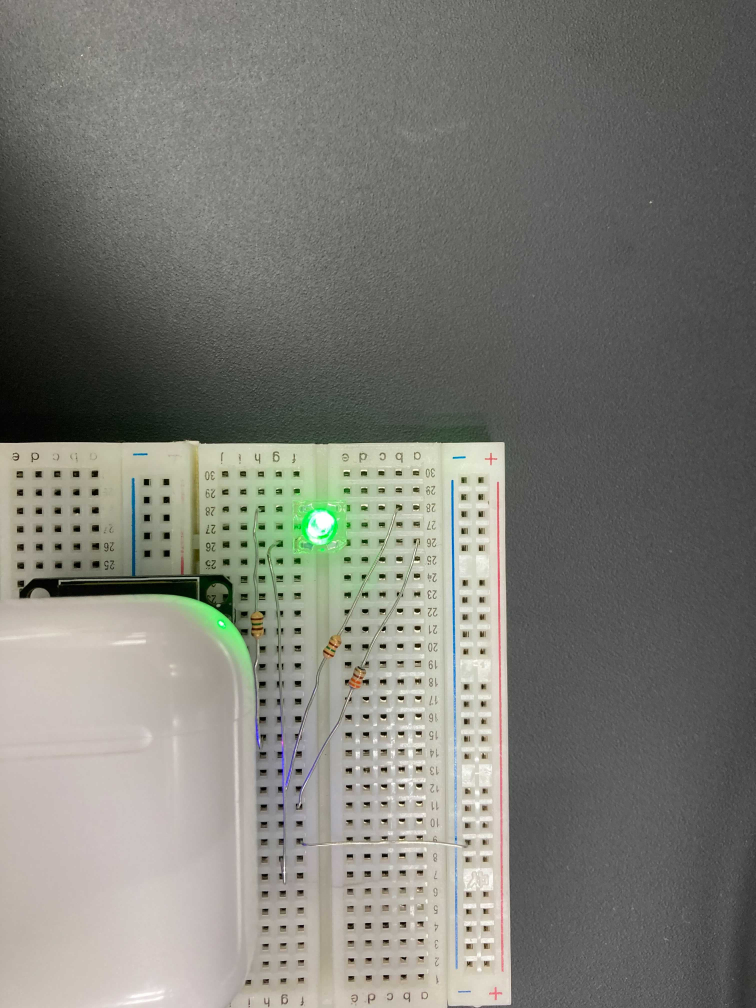
#> input picture devices/analog-meter-readers/led-meter/img/green_led.jpg, 3024 x 4032 px, given in place of the camera (shown at 1/4 size)
$ python led_status_observer.py
#> lines starting #> are read from the running program, lines starting #| are printed output that depends on the picture; after the words box and inside, x2 and y2 are one past the last pixel; in counts of white or black regions, pixels touching at a corner belong together
#> in pick_led, frame is the input picture: shape (4032, 3024, 3); mean B, G, R 117.4, 124.3, 124.1
import datetime
import json
import os
import time

import cv2
import numpy as np
import paho.mqtt.client as mqtt
from dotenv import load_dotenv

load_dotenv()

GREEN_START = 65
GREEN_END = 70

RED_START = 175
RED_END = 180


def resize_small(image):
    return cv2.resize(
        image, dsize=(0, 0), fx=0.2, fy=0.2, interpolation=cv2.INTER_LINEAR
    )


def extract_rough_led_image(image, h_start, h_end):
#> called with h_start = 65, h_end = 70
    hsv = cv2.cvtColor(image, cv2.COLOR_BGR2HSV)
#> hsv: shape (4032, 3024, 3); mean H, S, V 22.7, 18.9, 126.6
    h, _, _ = cv2.split(hsv)
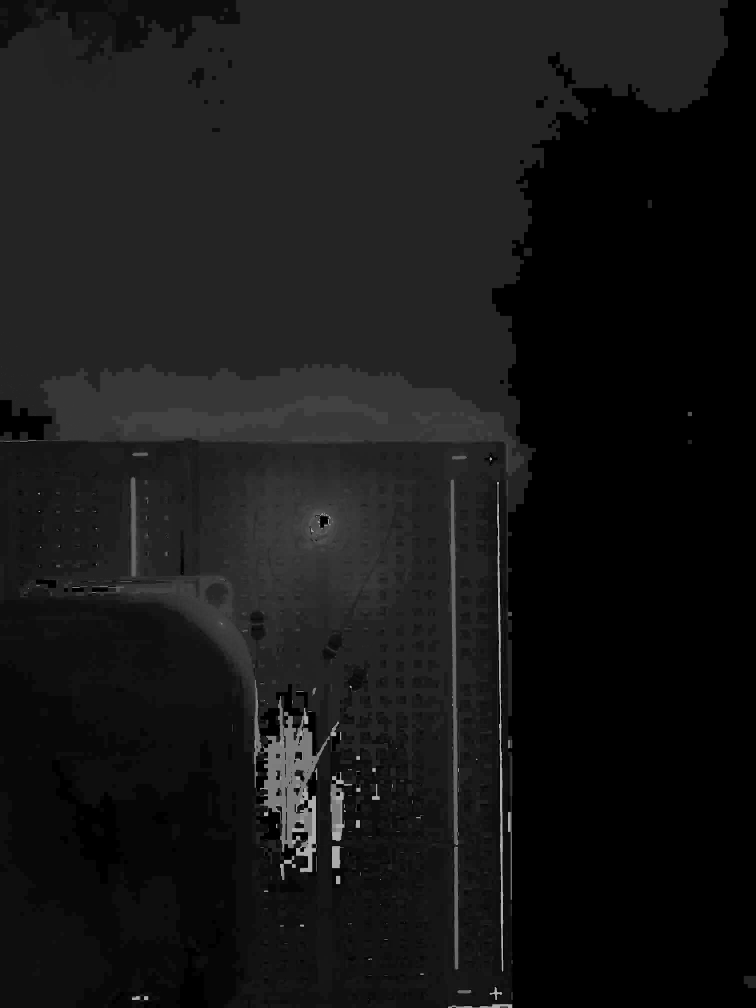
#> h: shape (4032, 3024) (shown at 1/4 size); min 0, max 179, mean 22.7

    h = cv2.inRange(h, h_start, h_end)
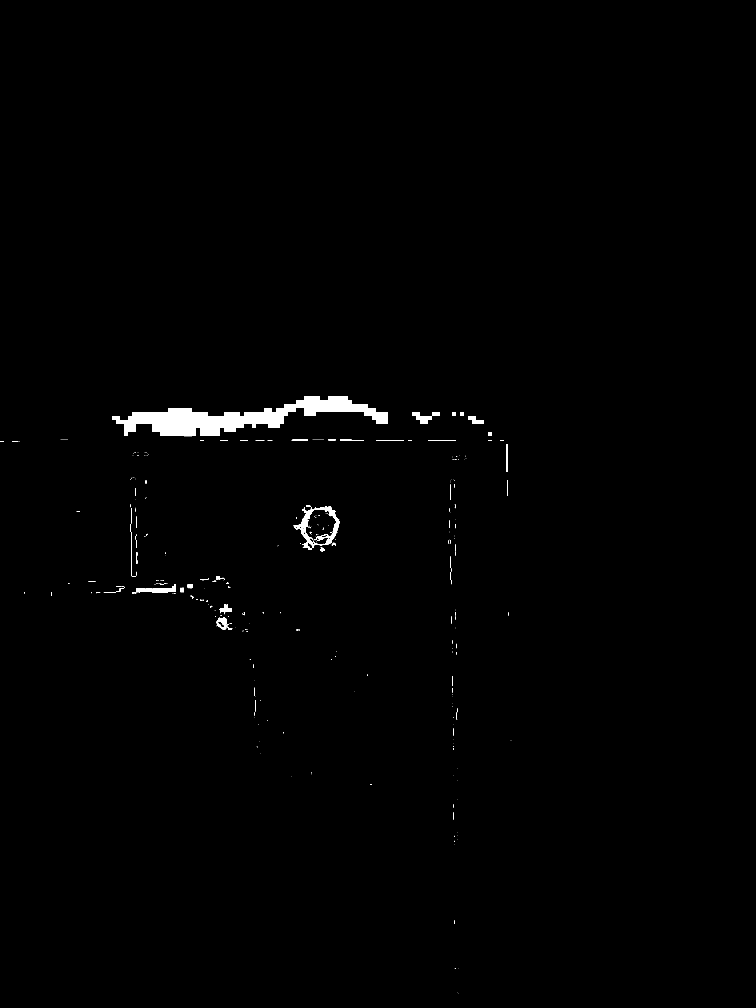
#> h: shape (4032, 3024) (shown at 1/4 size); 0.75% white; 395 white regions (322 under 20 px), largest, box (x1, y1, x2, y2) and area: (449, 1584, 1552, 1745) 68890, (1175, 2025, 1358, 2199) 7367, (544, 2344, 704, 2372) 2448

    masked_image = cv2.bitwise_and(hsv, hsv, mask=h)
#> masked_image: shape (4032, 3024, 3); mean H, S, V 0.5, 0.5, 0.6

    return cv2.cvtColor(masked_image, cv2.COLOR_BGR2GRAY)


def clean_image(image):
    kernel = np.ones((20, 20), np.uint8)

    return cv2.morphologyEx(image, cv2.MORPH_OPEN, kernel)


def find_led_lamps(image):
    _, bin_img = cv2.threshold(image, 20, 255, cv2.THRESH_BINARY)
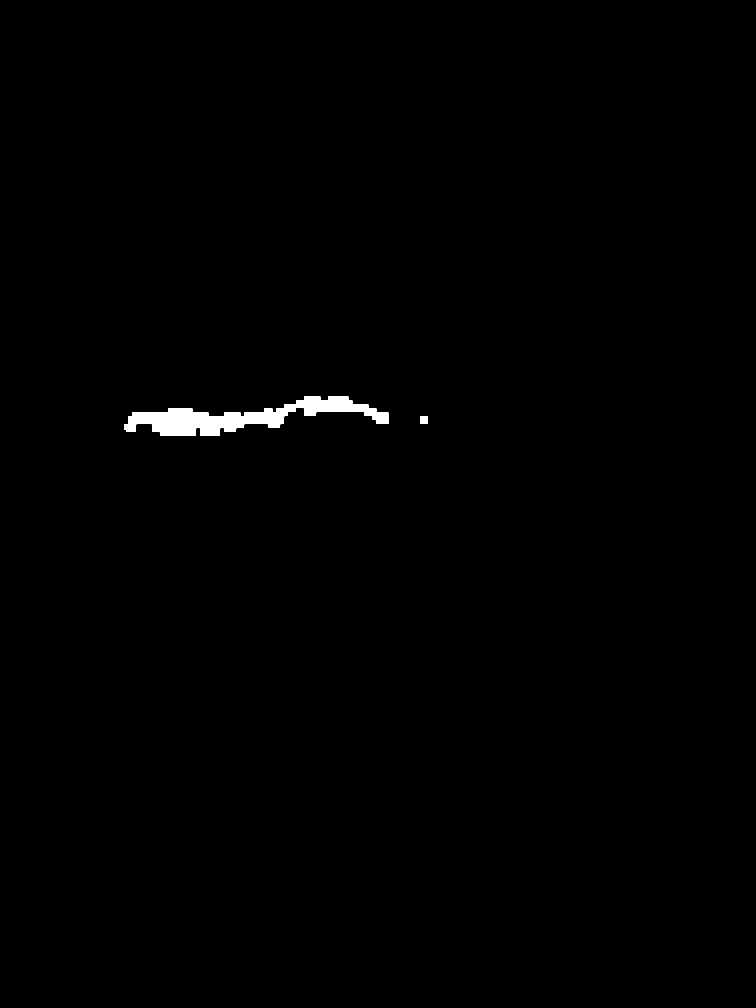
#> bin_img: shape (4032, 3024) (shown at 1/4 size); 0.55% white; 3 white regions
    contours, hierarchy = cv2.findContours(
        bin_img, cv2.RETR_EXTERNAL, cv2.CHAIN_APPROX_SIMPLE
    )
#> contours = 3 contours; box (x1, y1, x2, y2) and area: (497, 1618, 1184, 1744) 46728, (1186, 1586, 1553, 1696) 17908, (1682, 1666, 1712, 1696) 841

    return contours, hierarchy, bin_img


def post_sensing_value(sensing_value):
    body = json.dumps(
        {
            "sensor_id": "boiler001",
            "sensing_value": sensing_value,
            "timestamp": int(time.mktime(datetime.datetime.now().timetuple())),
        }
    )

    client = mqtt.Client()
    client.username_pw_set(os.getenv("MQTT_USER"), password=os.getenv("MQTT_PASSWORD"))
    client.tls_set(tls_version=mqtt.ssl.PROTOCOL_TLSv1_2, ciphers=None)
    client.tls_insecure_set(True)
    client.connect(os.getenv("MQTT_BROKER_HOST"), 8883)
    client.publish(os.getenv("MQTT_TOPIC"), body)
    client.disconnect()


def detect_light(image, h_start, h_end):
    rough_img = extract_rough_led_image(image, h_start, h_end)
    clean_img = clean_image(rough_img)
    contours, _, _ = find_led_lamps(clean_img)

    return contours


def pick_led(cap):
    while True:
        _, frame = cap.read()

        green_contours = detect_light(frame, GREEN_START, GREEN_END)
#> green_contours has the same summary as contours in find_led_lamps
        red_contours = detect_light(frame, RED_START, RED_END)
#> call 2 of extract_rough_led_image, with h_start = 175, h_end = 180
#> in extract_rough_led_image (call 2), `h = cv2.inRange(h, h_start, h_end)`:
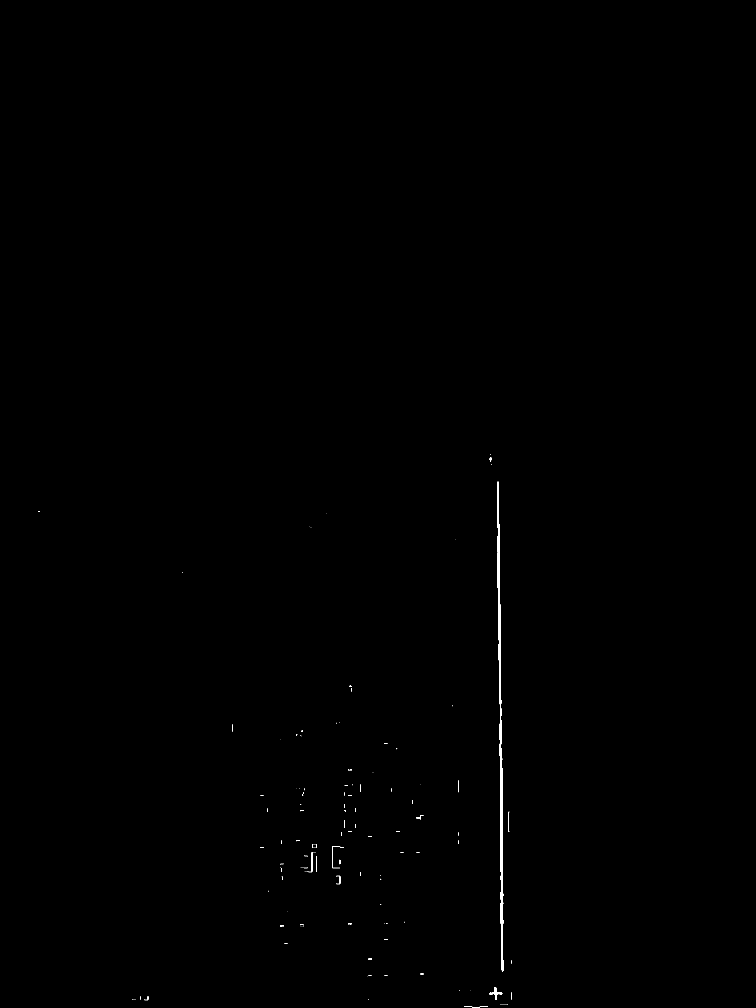
#> h: shape (4032, 3024) (shown at 1/4 size); 0.14% white; 185 white regions (150 under 20 px), largest, box (x1, y1, x2, y2) and area: (1988, 1927, 2014, 3887) 14105, (1958, 3948, 2009, 4000) 725, (1230, 3408, 1249, 3489) 175
#> in extract_rough_led_image (call 2), `masked_image = cv2.bitwise_and(hsv, hsv, mask=h)`: masked_image: shape (4032, 3024, 3); mean H, S, V 0.3, 0.1, 0.3
#> in clean_image (call 2), `return cv2.morphologyEx(image, cv2.MORPH_OPEN, kernel)`: returned value: shape (4032, 3024); every value is 0
#> red_contours = []

        if len(green_contours) > 0:
            print("Green is detected.")
            post_sensing_value("green")
        elif len(red_contours) > 0:
            print("Red is detected.")
            post_sensing_value("red")
        elif len(green_contours) <= 0 and len(red_contours) <= 0:
            print("Nothing is detected.")
        else:
            print("Both is detected.")

        time.sleep(30)


def testing_sample_img(frame):
    green_contours = detect_light(frame, GREEN_START, GREEN_END)
    red_contours = detect_light(frame, RED_START, RED_END)

    if len(green_contours) > 0:
        print("Green is detected.")
        post_sensing_value("green")
    elif len(red_contours) > 0:
        print("Red is detected.")
        post_sensing_value("red")
    elif len(green_contours) <= 0 and len(red_contours) <= 0:
        print("Nothing is detected.")
    else:
        print("Both are detected.")


def main():
    cap = cv2.VideoCapture(0)
    time.sleep(3)

    pick_led(cap)

'''
MEMO:
You can try LED detection with sample images (green and red LED).
Please uncomment the following main function if you want to try it.
'''
# def main():
#     frame = cv2.imread("./img/green_led.jpg", cv2.IMREAD_COLOR)
#     testing_sample_img(frame)


if __name__ == "__main__":
    main()
